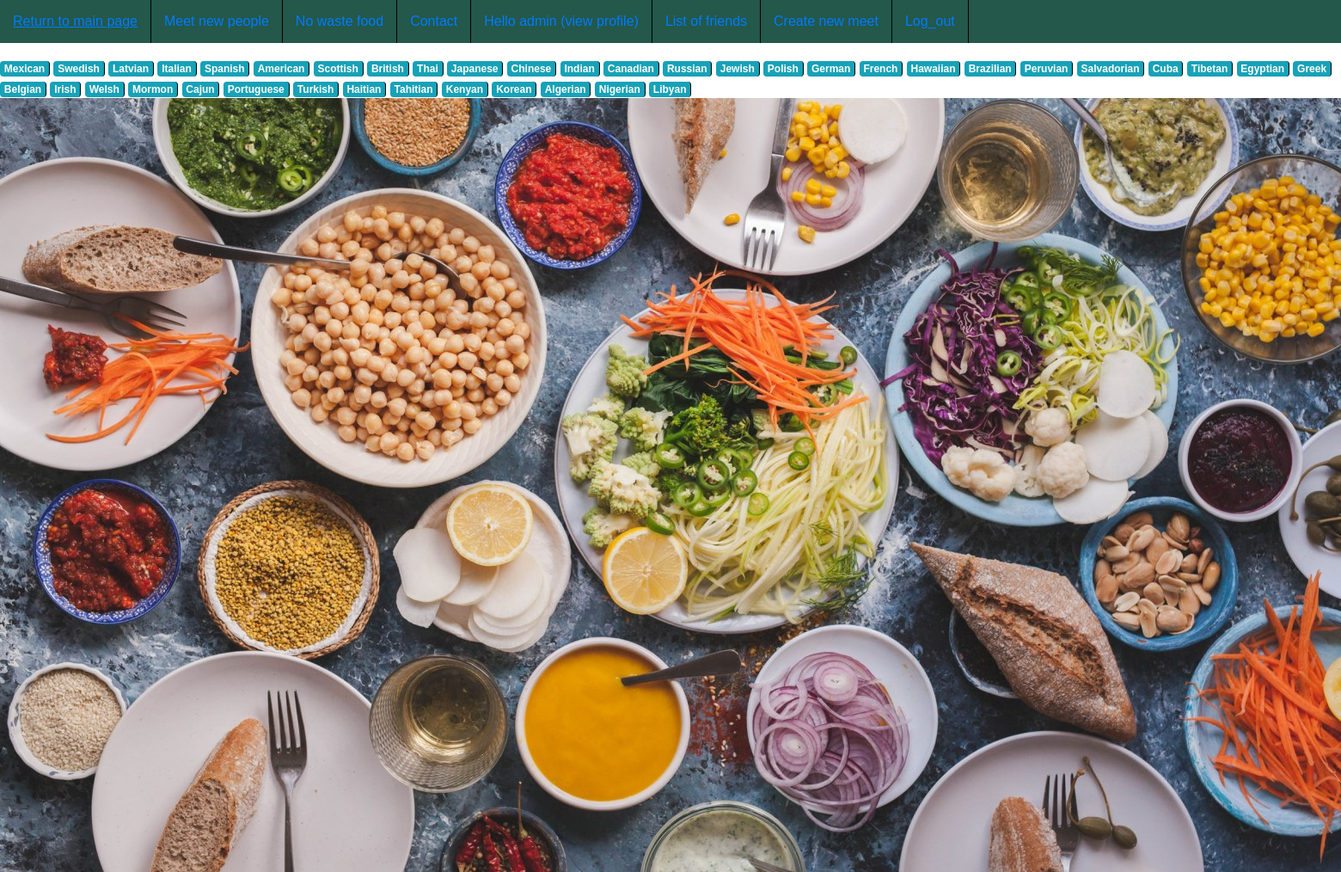
Page /cuisine/ (signed in) on the committed database.
### cooking/models.py (models this page shows, shortened)
class Cuisine(models.Model):
    name = models.CharField(max_length=48)

### cooking/views.py (the view)
# urls.py: path('cuisine/', CuisineView.as_view(), name='cuisine'),
class CuisineView(View):
    def get(self, request):
        cuisines = Cuisine.objects.all()
        ctx = {
            'cuisines': cuisines,
        }
        return render(request, "cuisine.html", ctx)

### cooking/templates/cuisine.html (shortened to what this page needs)
{% load static %}
<!DOCTYPE html>
<html lang="en">
<head>
  {% load static %}
<link rel="stylesheet" type="text/css" href="{% static 'CSS/bar.css' %}">
<link rel="stylesheet" href="https://stackpath.bootstrapcdn.com/bootstrap/4.1.3/css/bootstrap.min.css"
</head>
<body>
{% block content %}
{% if user.is_authenticated %}
<ul>
<li><a href="{% url 'index' %}">Return to main page</a></li>
<li><a href="{% url 'meet' %}">Meet new people</a></li>
<li><a href="{% url 'waste_food' %}">No waste food</a></li>
<li><a href="{% url 'contact' %}">Contact</a></li>
<li> <a href="/"> Hello {{user.username}} (view profile)</a> </li>
<li> <a href="/"> List of friends </a> </li>
<li> <a href="/">  Create new meet  </a> </li>
<li><a href="/logout/">Log_out</a></li>
</ul>
{% endif %}
{% endblock %}
{% for cuisine in cuisines %}
<a href="#" class="badge badge-info">
{{cuisine.name}}
</a>
{% endfor %}
<br>
<img  src="{% static "images/world_cusine.jpg" %}" alt="My image">
</body>
</html>

### cooking/static/CSS/bar.css (style rules this page uses)
ul { list-style: none; margin: 0; padding-left: 0; margin-top:25px; background:#23584a; height: 50px; }
a { text-decoration: none; background:#23584a; color:#fff; padding:0px 15px; font-family: arial; line-height:50px; display: block; border-right: 1px solid black; -moz-transition: all 0.3s 0.01s ease; -o-transition: all 0.3s 0.01s ease; -webkit-transition: all 0.3s 0.01s ease; }
li { float:left; }

### rows in the picture
Cuisine: name "Mexican"
Cuisine: name "Swedish"
Cuisine: name "Latvian"
Cuisine: name "Italian"
Cuisine: name "Spanish"
Cuisine: name "American"
Cuisine: name "Scottish"
Cuisine: name "British"
Cuisine: name "Thai"
Cuisine: name "Japanese"
Cuisine: name "Chinese"
Cuisine: name "Indian"
Cuisine: name "Canadian"
Cuisine: name "Russian"
Cuisine: name "Jewish"
Cuisine: name "Polish"
Cuisine: name "German"
Cuisine: name "French"
Cuisine: name "Hawaiian"
Cuisine: name "Brazilian"
Cuisine: name "Peruvian"
Cuisine: name "Salvadorian"
Cuisine: name "Cuba"
Cuisine: name "Tibetan"
Cuisine: name "Egyptian"
Cuisine: name "Greek"
Cuisine: name "Belgian"
Cuisine: name "Irish"
Cuisine: name "Welsh"
Cuisine: name "Mormon"
Cuisine: name "Cajun"
Cuisine: name "Portuguese"
Cuisine: name "Turkish"
Cuisine: name "Haitian"
Cuisine: name "Tahitian"
Cuisine: name "Kenyan"
Cuisine: name "Korean"
Cuisine: name "Algerian"
Cuisine: name "Nigerian"
Cuisine: name "Libyan"

### other values in the picture
{{ user.username }} "admin"
